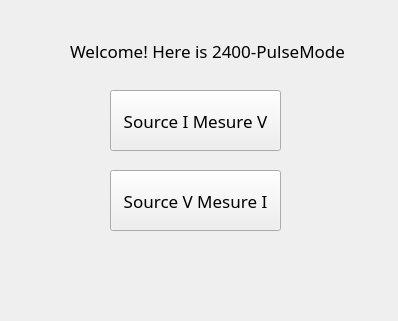
<?xml version="1.0" encoding="UTF-8"?>
<ui version="4.0">
 <class>Form</class>
 <widget class="QWidget" name="Form">
  <property name="geometry">
   <rect>
    <x>0</x>
    <y>0</y>
    <width>398</width>
    <height>321</height>
   </rect>
  </property>
  <property name="font">
   <font>
    <family>等线 Light</family>
    <pointsize>13</pointsize>
   </font>
  </property>
  <property name="windowTitle">
   <string>Form</string>
  </property>
  <widget class="QLabel" name="label">
   <property name="geometry">
    <rect>
     <x>70</x>
     <y>30</y>
     <width>281</width>
     <height>41</height>
    </rect>
   </property>
   <property name="font">
    <font>
     <pointsize>13</pointsize>
    </font>
   </property>
   <property name="text">
    <string>Welcome! Here is 2400-PulseMode</string>
   </property>
  </widget>
  <widget class="QPushButton" name="SRC_I">
   <property name="geometry">
    <rect>
     <x>110</x>
     <y>90</y>
     <width>171</width>
     <height>61</height>
    </rect>
   </property>
   <property name="text">
    <string>Source I Mesure V</string>
   </property>
   <property name="checkable">
    <bool>false</bool>
   </property>
  </widget>
  <widget class="QPushButton" name="SRC_V">
   <property name="geometry">
    <rect>
     <x>110</x>
     <y>170</y>
     <width>171</width>
     <height>61</height>
    </rect>
   </property>
   <property name="text">
    <string>Source V Mesure I</string>
   </property>
   <property name="checkable">
    <bool>false</bool>
   </property>
  </widget>
 </widget>
 <resources/>
 <connections/>
</ui>
